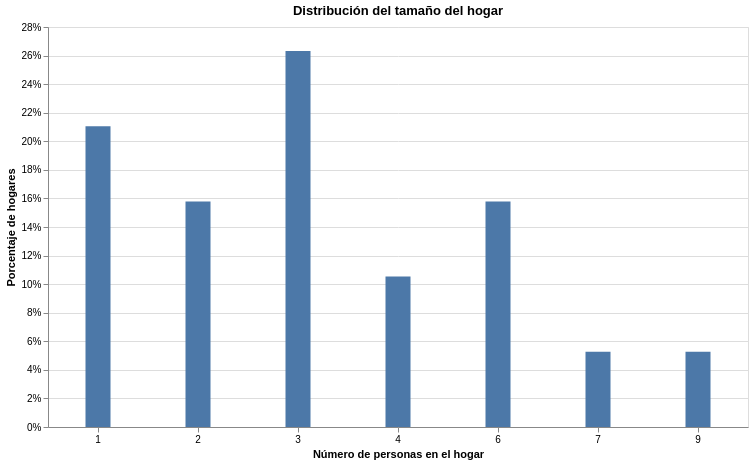

Write notebook code for a chart like this one.
### Code cell
import altair as alt

chart = alt.Chart(freq_parroquia).mark_bar(
    size=25
).encode(
    x=alt.X(
        'numpersonas:O',
        sort=None,
        title='Número de personas en el hogar',
        axis=alt.Axis(labelAngle=0)
    ),
    y=alt.Y(
        'proportion:Q',
        title='Porcentaje de hogares',
        axis=alt.Axis(format='.0%')
    ),
    tooltip=[
        alt.Tooltip('numpersonas:O', title='Número de miembros'), 	
        alt.Tooltip('proportion:Q', title='Probabilidad del evento', format='.2%')
    ]
).properties(
    title="Distribución del tamaño del hogar",
    width=700,
    height=400
)

chart

### Figure 1 — Vega-Lite specification as saved in the notebook (floating-point values rounded to 4 significant figures)
{"config": {"view": {"continuousWidth": 300, "continuousHeight": 300}}, "data": {"name": "data-92a1b760e6953e644e42910f5b69afb4"}, "mark": {"type": "bar", "size": 25}, "encoding": {"tooltip": [{"field": "numpersonas", "title": "Número de miembros", "type": "ordinal"}, {"field": "proportion", "format": ".2%", "title": "Probabilidad del evento", "type": "quantitative"}], "x": {"axis": {"labelAngle": 0}, "field": "numpersonas", "sort": null, "title": "Número de personas en el hogar", "type": "ordinal"}, "y": {"axis": {"format": ".0%"}, "field": "proportion", "title": "Porcentaje de hogares", "type": "quantitative"}}, "height": 400, "title": "Distribución del tamaño del hogar", "width": 700, "$schema": "https://vega.github.io/schema/vega-lite/v6.1.0.json", "datasets": {"data-92a1b760e6953e644e42910f5b69afb4": [{"numpersonas": 1, "proportion": 0.2105}, {"numpersonas": 2, "proportion": 0.1579}, {"numpersonas": 3, "proportion": 0.2632}, {"numpersonas": 4, "proportion": 0.1053}, {"numpersonas": 6, "proportion": 0.1579}, {"numpersonas": 7, "proportion": 0.05263}, {"numpersonas": 9, "proportion": 0.05263}]}}
